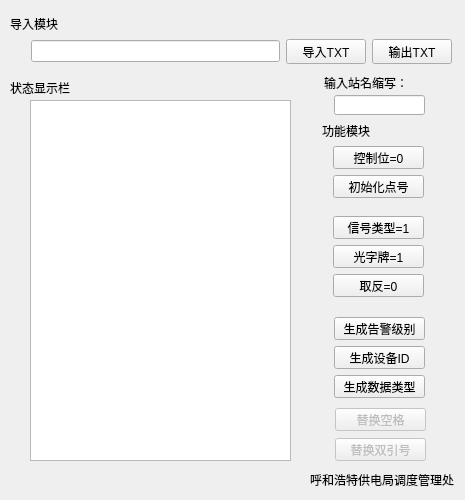
<?xml version="1.0" encoding="UTF-8"?>
<ui version="4.0">
 <class>Form</class>
 <widget class="QWidget" name="Form">
  <property name="geometry">
   <rect>
    <x>0</x>
    <y>0</y>
    <width>465</width>
    <height>500</height>
   </rect>
  </property>
  <property name="windowTitle">
   <string>Form</string>
  </property>
  <widget class="QTextEdit" name="xianshi2">
   <property name="geometry">
    <rect>
     <x>30</x>
     <y>100</y>
     <width>261</width>
     <height>361</height>
    </rect>
   </property>
   <property name="lineWrapMode">
    <enum>QTextEdit::WidgetWidth</enum>
   </property>
   <property name="readOnly">
    <bool>true</bool>
   </property>
  </widget>
  <widget class="QPushButton" name="pb_gaojing">
   <property name="geometry">
    <rect>
     <x>334</x>
     <y>317</y>
     <width>91</width>
     <height>23</height>
    </rect>
   </property>
   <property name="text">
    <string>生成告警级别</string>
   </property>
  </widget>
  <widget class="QPushButton" name="pb_shebeiID">
   <property name="enabled">
    <bool>true</bool>
   </property>
   <property name="geometry">
    <rect>
     <x>334</x>
     <y>346</y>
     <width>91</width>
     <height>23</height>
    </rect>
   </property>
   <property name="sizeIncrement">
    <size>
     <width>0</width>
     <height>0</height>
    </size>
   </property>
   <property name="text">
    <string>生成设备ID</string>
   </property>
  </widget>
  <widget class="QPushButton" name="pb_shujuleixing">
   <property name="geometry">
    <rect>
     <x>334</x>
     <y>375</y>
     <width>91</width>
     <height>23</height>
    </rect>
   </property>
   <property name="text">
    <string>生成数据类型</string>
   </property>
  </widget>
  <widget class="QLabel" name="label_daoru">
   <property name="geometry">
    <rect>
     <x>10</x>
     <y>18</y>
     <width>54</width>
     <height>12</height>
    </rect>
   </property>
   <property name="text">
    <string>导入模块</string>
   </property>
  </widget>
  <widget class="QLabel" name="label_zhuangtai">
   <property name="geometry">
    <rect>
     <x>10</x>
     <y>80</y>
     <width>61</width>
     <height>16</height>
    </rect>
   </property>
   <property name="text">
    <string>状态显示栏</string>
   </property>
  </widget>
  <widget class="QLabel" name="label_gongneng">
   <property name="geometry">
    <rect>
     <x>322</x>
     <y>125</y>
     <width>54</width>
     <height>12</height>
    </rect>
   </property>
   <property name="text">
    <string>功能模块</string>
   </property>
  </widget>
  <widget class="QPushButton" name="pb_kongge">
   <property name="enabled">
    <bool>false</bool>
   </property>
   <property name="geometry">
    <rect>
     <x>335</x>
     <y>408</y>
     <width>91</width>
     <height>23</height>
    </rect>
   </property>
   <property name="text">
    <string>替换空格</string>
   </property>
  </widget>
  <widget class="QPushButton" name="pushButton_2">
   <property name="enabled">
    <bool>false</bool>
   </property>
   <property name="geometry">
    <rect>
     <x>335</x>
     <y>438</y>
     <width>91</width>
     <height>23</height>
    </rect>
   </property>
   <property name="text">
    <string>替换双引号</string>
   </property>
  </widget>
  <widget class="QWidget" name="layoutWidget">
   <property name="geometry">
    <rect>
     <x>31</x>
     <y>39</y>
     <width>421</width>
     <height>25</height>
    </rect>
   </property>
   <layout class="QHBoxLayout" name="horizontalLayout">
    <item>
     <widget class="QLineEdit" name="xianshi1">
      <property name="readOnly">
       <bool>true</bool>
      </property>
     </widget>
    </item>
    <item>
     <widget class="QPushButton" name="pb_daorutxt">
      <property name="text">
       <string>导入TXT</string>
      </property>
     </widget>
    </item>
    <item>
     <widget class="QPushButton" name="pb_shuchutxt">
      <property name="text">
       <string>输出TXT</string>
      </property>
     </widget>
    </item>
   </layout>
  </widget>
  <widget class="QLabel" name="label_gongneng_2">
   <property name="geometry">
    <rect>
     <x>324</x>
     <y>75</y>
     <width>101</width>
     <height>16</height>
    </rect>
   </property>
   <property name="text">
    <string>输入站名缩写：</string>
   </property>
  </widget>
  <widget class="QLineEdit" name="lineEdit_zhanmingsuoxie">
   <property name="geometry">
    <rect>
     <x>334</x>
     <y>95</y>
     <width>91</width>
     <height>20</height>
    </rect>
   </property>
  </widget>
  <widget class="QLabel" name="label">
   <property name="geometry">
    <rect>
     <x>310</x>
     <y>470</y>
     <width>151</width>
     <height>20</height>
    </rect>
   </property>
   <property name="text">
    <string>呼和浩特供电局调度管理处</string>
   </property>
  </widget>
  <widget class="QPushButton" name="pb_kongzhiwei">
   <property name="geometry">
    <rect>
     <x>333</x>
     <y>146</y>
     <width>91</width>
     <height>23</height>
    </rect>
   </property>
   <property name="text">
    <string>控制位=0</string>
   </property>
  </widget>
  <widget class="QPushButton" name="pb_dianhao">
   <property name="geometry">
    <rect>
     <x>333</x>
     <y>175</y>
     <width>91</width>
     <height>23</height>
    </rect>
   </property>
   <property name="text">
    <string>初始化点号</string>
   </property>
  </widget>
  <widget class="QPushButton" name="pb_xinghaoleixing">
   <property name="geometry">
    <rect>
     <x>333</x>
     <y>216</y>
     <width>91</width>
     <height>23</height>
    </rect>
   </property>
   <property name="text">
    <string>信号类型=1</string>
   </property>
  </widget>
  <widget class="QPushButton" name="pb_guangzi">
   <property name="geometry">
    <rect>
     <x>333</x>
     <y>245</y>
     <width>91</width>
     <height>23</height>
    </rect>
   </property>
   <property name="text">
    <string>光字牌=1</string>
   </property>
  </widget>
  <widget class="QPushButton" name="pb_qufan">
   <property name="geometry">
    <rect>
     <x>333</x>
     <y>274</y>
     <width>91</width>
     <height>23</height>
    </rect>
   </property>
   <property name="text">
    <string>取反=0</string>
   </property>
  </widget>
 </widget>
 <resources/>
 <connections>
  <connection>
   <sender>pb_daorutxt</sender>
   <signal>clicked()</signal>
   <receiver>Form</receiver>
   <slot>pb_daorutxt1()</slot>
   <hints>
    <hint type="sourcelabel">
     <x>341</x>
     <y>52</y>
    </hint>
    <hint type="destinationlabel">
     <x>355</x>
     <y>13</y>
    </hint>
   </hints>
  </connection>
  <connection>
   <sender>pb_xinghaoleixing</sender>
   <signal>clicked()</signal>
   <receiver>Form</receiver>
   <slot>pb_xinghaoleixing1()</slot>
   <hints>
    <hint type="sourcelabel">
     <x>340</x>
     <y>185</y>
    </hint>
    <hint type="destinationlabel">
     <x>480</x>
     <y>188</y>
    </hint>
   </hints>
  </connection>
  <connection>
   <sender>pb_shuchutxt</sender>
   <signal>clicked()</signal>
   <receiver>Form</receiver>
   <slot>pb_shuchutxt1()</slot>
   <hints>
    <hint type="sourcelabel">
     <x>420</x>
     <y>52</y>
    </hint>
    <hint type="destinationlabel">
     <x>434</x>
     <y>8</y>
    </hint>
   </hints>
  </connection>
  <connection>
   <sender>pb_kongzhiwei</sender>
   <signal>clicked()</signal>
   <receiver>Form</receiver>
   <slot>pb_kongzhiwei1()</slot>
   <hints>
    <hint type="sourcelabel">
     <x>332</x>
     <y>114</y>
    </hint>
    <hint type="destinationlabel">
     <x>536</x>
     <y>117</y>
    </hint>
   </hints>
  </connection>
  <connection>
   <sender>pb_dianhao</sender>
   <signal>clicked()</signal>
   <receiver>Form</receiver>
   <slot>pb_dianhao1()</slot>
   <hints>
    <hint type="sourcelabel">
     <x>342</x>
     <y>141</y>
    </hint>
    <hint type="destinationlabel">
     <x>531</x>
     <y>142</y>
    </hint>
   </hints>
  </connection>
  <connection>
   <sender>pb_guangzi</sender>
   <signal>clicked()</signal>
   <receiver>Form</receiver>
   <slot>pb_guangzipai1()</slot>
   <hints>
    <hint type="sourcelabel">
     <x>343</x>
     <y>212</y>
    </hint>
    <hint type="destinationlabel">
     <x>530</x>
     <y>213</y>
    </hint>
   </hints>
  </connection>
  <connection>
   <sender>pb_qufan</sender>
   <signal>clicked()</signal>
   <receiver>Form</receiver>
   <slot>pb_qufan1()</slot>
   <hints>
    <hint type="sourcelabel">
     <x>324</x>
     <y>239</y>
    </hint>
    <hint type="destinationlabel">
     <x>538</x>
     <y>251</y>
    </hint>
   </hints>
  </connection>
  <connection>
   <sender>pb_gaojing</sender>
   <signal>clicked()</signal>
   <receiver>Form</receiver>
   <slot>pb_gaojing1()</slot>
   <hints>
    <hint type="sourcelabel">
     <x>340</x>
     <y>290</y>
    </hint>
    <hint type="destinationlabel">
     <x>596</x>
     <y>290</y>
    </hint>
   </hints>
  </connection>
  <connection>
   <sender>pb_shebeiID</sender>
   <signal>clicked()</signal>
   <receiver>Form</receiver>
   <slot>pb_shebeiID1()</slot>
   <hints>
    <hint type="sourcelabel">
     <x>335</x>
     <y>314</y>
    </hint>
    <hint type="destinationlabel">
     <x>520</x>
     <y>317</y>
    </hint>
   </hints>
  </connection>
  <connection>
   <sender>pb_shujuleixing</sender>
   <signal>clicked()</signal>
   <receiver>Form</receiver>
   <slot>pb_xinghaoleixing1()</slot>
   <hints>
    <hint type="sourcelabel">
     <x>341</x>
     <y>341</y>
    </hint>
    <hint type="destinationlabel">
     <x>580</x>
     <y>352</y>
    </hint>
   </hints>
  </connection>
 </connections>
 <slots>
  <slot>pb_daorutxt1()</slot>
  <slot>pb_xinghaoleixing1()</slot>
  <slot>pb_shuchutxt1()</slot>
  <slot>pb_kongzhiwei1()</slot>
  <slot>pb_dianhao1()</slot>
  <slot>pb_guangzipai1()</slot>
  <slot>pb_qufan1()</slot>
  <slot>pb_gaojing1()</slot>
  <slot>pb_shebeiID1()</slot>
  <slot>pb_shujuleixing1()</slot>
 </slots>
</ui>
